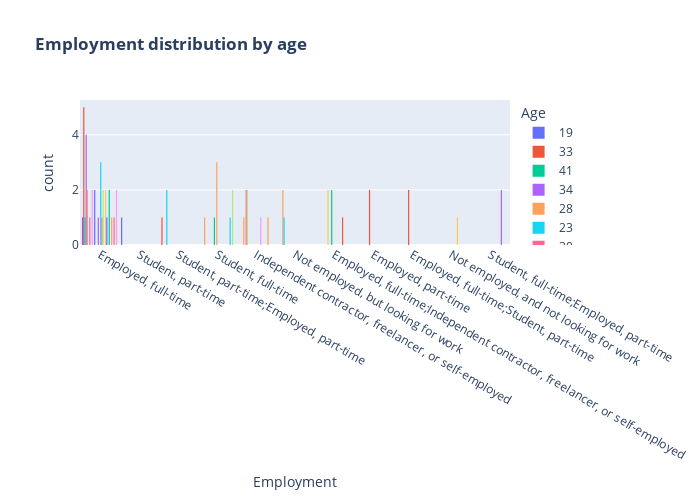

The cell this chart's notebook holds for it:
### Markdown cell above
3) Data Visualization

### Code cell
fig = px.histogram(df, x="Employment", color="Age", barmode="group", title="<b>Employment distribution by age</b>")
fig.update_layout(width=700, height=500, bargap=0.1)
fig.show()

### Figure 1 — Plotly figure (JSON) as saved in the notebook; plotly's stock layout.template omitted (floating-point values rounded to 4 significant figures)
{"data": [{"alignmentgroup": "True", "bingroup": "x", "hovertemplate": "Age=19<br>Employment=%{x}<br>count=%{y}<extra></extra>", "legendgroup": "19", "marker": {"color": "#636efa", "pattern": {"shape": ""}}, "name": "19", "offsetgroup": "19", "orientation": "v", "showlegend": true, "type": "histogram", "x": ["Employed, full-time", "Student, part-time"], "xaxis": "x", "yaxis": "y"}, {"alignmentgroup": "True", "bingroup": "x", "hovertemplate": "Age=33<br>Employment=%{x}<br>count=%{y}<extra></extra>", "legendgroup": "33", "marker": {"color": "#EF553B", "pattern": {"shape": ""}}, "name": "33", "offsetgroup": "33", "orientation": "v", "showlegend": true, "type": "histogram", "x": ["Employed, full-time", "Employed, full-time", "Student, part-time;Employed, part-time", "Employed, full-time", "Employed, full-time", "Employed, full-time"], "xaxis": "x", "yaxis": "y"}, {"alignmentgroup": "True", "bingroup": "x", "hovertemplate": "Age=41<br>Employment=%{x}<br>count=%{y}<extra></extra>", "legendgroup": "41", "marker": {"color": "#00cc96", "pattern": {"shape": ""}}, "name": "41", "offsetgroup": "41", "orientation": "v", "showlegend": true, "type": "histogram", "x": ["Employed, full-time"], "xaxis": "x", "yaxis": "y"}, {"alignmentgroup": "True", "bingroup": "x", "hovertemplate": "Age=34<br>Employment=%{x}<br>count=%{y}<extra></extra>", "legendgroup": "34", "marker": {"color": "#ab63fa", "pattern": {"shape": ""}}, "name": "34", "offsetgroup": "34", "orientation": "v", "showlegend": true, "type": "histogram", "x": ["Employed, full-time", "Employed, full-time", "Employed, full-time", "Employed, full-time"], "xaxis": "x", "yaxis": "y"}, {"alignmentgroup": "True", "bingroup": "x", "hovertemplate": "Age=28<br>Employment=%{x}<br>count=%{y}<extra></extra>", "legendgroup": "28", "marker": {"color": "#FFA15A", "pattern": {"shape": ""}}, "name": "28", "offsetgroup": "28", "orientation": "v", "showlegend": true, "type": "histogram", "x": ["Student, full-time", "Independent contractor, freelancer, or self-employed", "Not employed, but looking for work", "Employed, full-time", "Not employed, but looking for work", "Employed, full-time"], "xaxis": "x", "yaxis": "y"}, {"alignmentgroup": "True", "bingroup": "x", "hovertemplate": "Age=23<br>Employment=%{x}<br>count=%{y}<extra></extra>", "legendgroup": "23", "marker": {"color": "#19d3f3", "pattern": {"shape": ""}}, "name": "23", "offsetgroup": "23", "orientation": "v", "showlegend": true, "type": "histogram", "x": ["Not employed, but looking for work", "Student, part-time;Employed, part-time", "Student, part-time;Employed, part-time"], "xaxis": "x", "yaxis": "y"}, {"alignmentgroup": "True", "bingroup": "x", "hovertemplate": "Age=30<br>Employment=%{x}<br>count=%{y}<extra></extra>", "legendgroup": "30", "marker": {"color": "#FF6692", "pattern": {"shape": ""}}, "name": "30", "offsetgroup": "30", "orientation": "v", "showlegend": true, "type": "histogram", "x": ["Employed, full-time", "Independent contractor, freelancer, or self-employed", "Independent contractor, freelancer, or self-employed"], "xaxis": "x", "yaxis": "y"}, {"alignmentgroup": "True", "bingroup": "x", "hovertemplate": "Age=46<br>Employment=%{x}<br>count=%{y}<extra></extra>", "legendgroup": "46", "marker": {"color": "#B6E880", "pattern": {"shape": ""}}, "name": "46", "offsetgroup": "46", "orientation": "v", "showlegend": true, "type": "histogram", "x": ["Independent contractor, freelancer, or self-employed", "Independent contractor, freelancer, or self-employed"], "xaxis": "x", "yaxis": "y"}, {"alignmentgroup": "True", "bingroup": "x", "hovertemplate": "Age=21<br>Employment=%{x}<br>count=%{y}<extra></extra>", "legendgroup": "21", "marker": {"color": "#FF97FF", "pattern": {"shape": ""}}, "name": "21", "offsetgroup": "21", "orientation": "v", "showlegend": true, "type": "histogram", "x": ["Employed, full-time", "Employed, full-time"], "xaxis": "x", "yaxis": "y"}, {"alignmentgroup": "True", "bingroup": "x", "hovertemplate": "Age=36<br>Employment=%{x}<br>count=%{y}<extra></extra>", "legendgroup": "36", "marker": {"color": "#FECB52", "pattern": {"shape": ""}}, "name": "36", "offsetgroup": "36", "orientation": "v", "showlegend": true, "type": "histogram", "x": ["Employed, full-time;Independent contractor, freelancer, or self-employed", "Employed, full-time;Independent contractor, freelancer, or self-employed"], "xaxis": "x", "yaxis": "y"}, {"alignmentgroup": "True", "bingroup": "x", "hovertemplate": "Age=32<br>Employment=%{x}<br>count=%{y}<extra></extra>", "legendgroup": "32", "marker": {"color": "#636efa", "pattern": {"shape": ""}}, "name": "32", "offsetgroup": "32", "orientation": "v", "showlegend": true, "type": "histogram", "x": ["Employed, full-time", "Employed, full-time"], "xaxis": "x", "yaxis": "y"}, {"alignmentgroup": "True", "bingroup": "x", "hovertemplate": "Age=38<br>Employment=%{x}<br>count=%{y}<extra></extra>", "legendgroup": "38", "marker": {"color": "#EF553B", "pattern": {"shape": ""}}, "name": "38", "offsetgroup": "38", "orientation": "v", "showlegend": true, "type": "histogram", "x": ["Employed, part-time", "Employed, full-time;Student, part-time", "Employed, full-time;Student, part-time", "Employed, part-time"], "xaxis": "x", "yaxis": "y"}, {"alignmentgroup": "True", "bingroup": "x", "hovertemplate": "Age=26<br>Employment=%{x}<br>count=%{y}<extra></extra>", "legendgroup": "26", "marker": {"color": "#00cc96", "pattern": {"shape": ""}}, "name": "26", "offsetgroup": "26", "orientation": "v", "showlegend": true, "type": "histogram", "x": ["Employed, full-time;Independent contractor, freelancer, or self-employed", "Student, full-time", "Employed, full-time;Independent contractor, freelancer, or self-employed"], "xaxis": "x", "yaxis": "y"}, {"alignmentgroup": "True", "bingroup": "x", "hovertemplate": "Age=50<br>Employment=%{x}<br>count=%{y}<extra></extra>", "legendgroup": "50", "marker": {"color": "#ab63fa", "pattern": {"shape": ""}}, "name": "50", "offsetgroup": "50", "orientation": "v", "showlegend": true, "type": "histogram", "x": ["Employed, full-time"], "xaxis": "x", "yaxis": "y"}, {"alignmentgroup": "True", "bingroup": "x", "hovertemplate": "Age=22<br>Employment=%{x}<br>count=%{y}<extra></extra>", "legendgroup": "22", "marker": {"color": "#FFA15A", "pattern": {"shape": ""}}, "name": "22", "offsetgroup": "22", "orientation": "v", "showlegend": true, "type": "histogram", "x": ["Student, full-time", "Student, full-time", "Student, full-time"], "xaxis": "x", "yaxis": "y"}, {"alignmentgroup": "True", "bingroup": "x", "hovertemplate": "Age=27<br>Employment=%{x}<br>count=%{y}<extra></extra>", "legendgroup": "27", "marker": {"color": "#19d3f3", "pattern": {"shape": ""}}, "name": "27", "offsetgroup": "27", "orientation": "v", "showlegend": true, "type": "histogram", "x": ["Employed, full-time", "Employed, full-time", "Employed, full-time"], "xaxis": "x", "yaxis": "y"}, {"alignmentgroup": "True", "bingroup": "x", "hovertemplate": "Age=44<br>Employment=%{x}<br>count=%{y}<extra></extra>", "legendgroup": "44", "marker": {"color": "#FF6692", "pattern": {"shape": ""}}, "name": "44", "offsetgroup": "44", "orientation": "v", "showlegend": true, "type": "histogram", "x": ["Employed, full-time"], "xaxis": "x", "yaxis": "y"}, {"alignmentgroup": "True", "bingroup": "x", "hovertemplate": "Age=25<br>Employment=%{x}<br>count=%{y}<extra></extra>", "legendgroup": "25", "marker": {"color": "#B6E880", "pattern": {"shape": ""}}, "name": "25", "offsetgroup": "25", "orientation": "v", "showlegend": true, "type": "histogram", "x": ["Employed, full-time", "Employed, full-time"], "xaxis": "x", "yaxis": "y"}, {"alignmentgroup": "True", "bingroup": "x", "hovertemplate": "Age=57<br>Employment=%{x}<br>count=%{y}<extra></extra>", "legendgroup": "57", "marker": {"color": "#FF97FF", "pattern": {"shape": ""}}, "name": "57", "offsetgroup": "57", "orientation": "v", "showlegend": true, "type": "histogram", "x": ["Independent contractor, freelancer, or self-employed"], "xaxis": "x", "yaxis": "y"}, {"alignmentgroup": "True", "bingroup": "x", "hovertemplate": "Age=18<br>Employment=%{x}<br>count=%{y}<extra></extra>", "legendgroup": "18", "marker": {"color": "#FECB52", "pattern": {"shape": ""}}, "name": "18", "offsetgroup": "18", "orientation": "v", "showlegend": true, "type": "histogram", "x": ["Not employed, and not looking for work", "Employed, full-time", "Employed, full-time"], "xaxis": "x", "yaxis": "y"}, {"alignmentgroup": "True", "bingroup": "x", "hovertemplate": "Age=43<br>Employment=%{x}<br>count=%{y}<extra></extra>", "legendgroup": "43", "marker": {"color": "#636efa", "pattern": {"shape": ""}}, "name": "43", "offsetgroup": "43", "orientation": "v", "showlegend": true, "type": "histogram", "x": ["Employed, full-time"], "xaxis": "x", "yaxis": "y"}, {"alignmentgroup": "True", "bingroup": "x", "hovertemplate": "Age=48<br>Employment=%{x}<br>count=%{y}<extra></extra>", "legendgroup": "48", "marker": {"color": "#EF553B", "pattern": {"shape": ""}}, "name": "48", "offsetgroup": "48", "orientation": "v", "showlegend": true, "type": "histogram", "x": ["Employed, full-time;Independent contractor, freelancer, or self-employed"], "xaxis": "x", "yaxis": "y"}, {"alignmentgroup": "True", "bingroup": "x", "hovertemplate": "Age=58<br>Employment=%{x}<br>count=%{y}<extra></extra>", "legendgroup": "58", "marker": {"color": "#00cc96", "pattern": {"shape": ""}}, "name": "58", "offsetgroup": "58", "orientation": "v", "showlegend": true, "type": "histogram", "x": ["Employed, full-time", "Employed, full-time"], "xaxis": "x", "yaxis": "y"}, {"alignmentgroup": "True", "bingroup": "x", "hovertemplate": "Age=17<br>Employment=%{x}<br>count=%{y}<extra></extra>", "legendgroup": "17", "marker": {"color": "#ab63fa", "pattern": {"shape": ""}}, "name": "17", "offsetgroup": "17", "orientation": "v", "showlegend": true, "type": "histogram", "x": ["Student, full-time;Employed, part-time", "Student, full-time;Employed, part-time"], "xaxis": "x", "yaxis": "y"}, {"alignmentgroup": "True", "bingroup": "x", "hovertemplate": "Age=35<br>Employment=%{x}<br>count=%{y}<extra></extra>", "legendgroup": "35", "marker": {"color": "#FFA15A", "pattern": {"shape": ""}}, "name": "35", "offsetgroup": "35", "orientation": "v", "showlegend": true, "type": "histogram", "x": ["Independent contractor, freelancer, or self-employed", "Employed, full-time"], "xaxis": "x", "yaxis": "y"}, {"alignmentgroup": "True", "bingroup": "x", "hovertemplate": "Age=20<br>Employment=%{x}<br>count=%{y}<extra></extra>", "legendgroup": "20", "marker": {"color": "#19d3f3", "pattern": {"shape": ""}}, "name": "20", "offsetgroup": "20", "orientation": "v", "showlegend": true, "type": "histogram", "x": ["Student, full-time"], "xaxis": "x", "yaxis": "y"}, {"alignmentgroup": "True", "bingroup": "x", "hovertemplate": "Age=37<br>Employment=%{x}<br>count=%{y}<extra></extra>", "legendgroup": "37", "marker": {"color": "#FF6692", "pattern": {"shape": ""}}, "name": "37", "offsetgroup": "37", "orientation": "v", "showlegend": true, "type": "histogram", "x": ["Employed, full-time"], "xaxis": "x", "yaxis": "y"}, {"alignmentgroup": "True", "bingroup": "x", "hovertemplate": "Age=24<br>Employment=%{x}<br>count=%{y}<extra></extra>", "legendgroup": "24", "marker": {"color": "#B6E880", "pattern": {"shape": ""}}, "name": "24", "offsetgroup": "24", "orientation": "v", "showlegend": true, "type": "histogram", "x": ["Student, full-time", "Student, full-time"], "xaxis": "x", "yaxis": "y"}, {"alignmentgroup": "True", "bingroup": "x", "hovertemplate": "Age=62<br>Employment=%{x}<br>count=%{y}<extra></extra>", "legendgroup": "62", "marker": {"color": "#FF97FF", "pattern": {"shape": ""}}, "name": "62", "offsetgroup": "62", "orientation": "v", "showlegend": true, "type": "histogram", "x": ["Employed, full-time", "Employed, full-time"], "xaxis": "x", "yaxis": "y"}], "layout": {"bargap": 0.1, "barmode": "group", "height": 500, "legend": {"title": {"text": "Age"}, "tracegroupgap": 0}, "title": {"text": "<b>Employment distribution by age</b>"}, "width": 700, "xaxis": {"anchor": "y", "autorange": true, "domain": [0, 1], "range": [-0.5, 10.5], "title": {"text": "Employment"}, "type": "category"}, "yaxis": {"anchor": "x", "autorange": true, "domain": [0, 1], "range": [0, 5.263], "title": {"text": "count"}}}}
